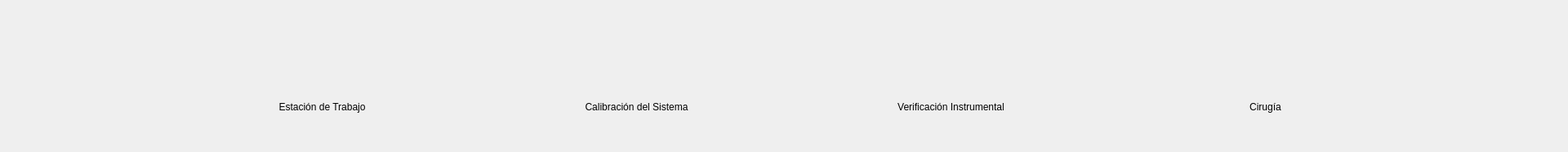
    <widget class="QWidget" name="steps" native="true">
     <property name="sizePolicy">
      <sizepolicy hsizetype="Fixed" vsizetype="Fixed">
       <horstretch>0</horstretch>
       <verstretch>0</verstretch>
      </sizepolicy>
     </property>
     <property name="minimumSize">
      <size>
       <width>1920</width>
       <height>186</height>
      </size>
     </property>
     <property name="maximumSize">
      <size>
       <width>1920</width>
       <height>186</height>
      </size>
     </property>
     <layout class="QVBoxLayout" name="verticalLayout">
      <item>
       <widget class="QWidget" name="steps_top" native="true">
        <property name="sizePolicy">
         <sizepolicy hsizetype="Fixed" vsizetype="Fixed">
          <horstretch>0</horstretch>
          <verstretch>0</verstretch>
         </sizepolicy>
        </property>
        <property name="minimumSize">
         <size>
          <width>1920</width>
          <height>0</height>
         </size>
        </property>
        <property name="maximumSize">
         <size>
          <width>1920</width>
          <height>16777215</height>
         </size>
        </property>
        <layout class="QHBoxLayout" name="horizontalLayout_3">
         <property name="spacing">
          <number>0</number>
         </property>
         <item>
          <spacer name="horizontalSpacer_11">
           <property name="orientation">
            <enum>Qt::Horizontal</enum>
           </property>
           <property name="sizeType">
            <enum>QSizePolicy::Fixed</enum>
           </property>
           <property name="sizeHint" stdset="0">
            <size>
             <width>325</width>
             <height>20</height>
            </size>
           </property>
          </spacer>
         </item>
         <item>
          <widget class="QPushButton" name="pushButton_step_1">
           <property name="sizePolicy">
            <sizepolicy hsizetype="Fixed" vsizetype="Fixed">
             <horstretch>0</horstretch>
             <verstretch>0</verstretch>
            </sizepolicy>
           </property>
           <property name="maximumSize">
            <size>
             <width>114</width>
             <height>124</height>
            </size>
           </property>
           <property name="text">
            <string/>
           </property>
           <property name="icon">
            <iconset resource="NavarQT.qrc">
             <normaloff>:/icons/steps1</normaloff>:/icons/steps1</iconset>
           </property>
           <property name="iconSize">
            <size>
             <width>114</width>
             <height>124</height>
            </size>
           </property>
           <property name="flat">
            <bool>true</bool>
           </property>
          </widget>
         </item>
         <item>
          <widget class="QLabel" name="label_divider_12">
           <property name="sizePolicy">
            <sizepolicy hsizetype="Fixed" vsizetype="Fixed">
             <horstretch>0</horstretch>
             <verstretch>0</verstretch>
            </sizepolicy>
           </property>
           <property name="minimumSize">
            <size>
             <width>271</width>
             <height>0</height>
            </size>
           </property>
           <property name="maximumSize">
            <size>
             <width>272</width>
             <height>16777215</height>
            </size>
           </property>
           <property name="text">
            <string/>
           </property>
           <property name="pixmap">
            <pixmap resource="NavarQT.qrc">:/icons/divider</pixmap>
           </property>
           <property name="alignment">
            <set>Qt::AlignCenter</set>
           </property>
          </widget>
         </item>
         <item>
          <widget class="QPushButton" name="pushButton_step_2">
           <property name="sizePolicy">
            <sizepolicy hsizetype="Fixed" vsizetype="Fixed">
             <horstretch>0</horstretch>
             <verstretch>0</verstretch>
            </sizepolicy>
           </property>
           <property name="maximumSize">
            <size>
             <width>114</width>
             <height>124</height>
            </size>
           </property>
           <property name="text">
            <string/>
           </property>
           <property name="icon">
            <iconset resource="NavarQT.qrc">
             <normaloff>:/icons/steps2</normaloff>:/icons/steps2</iconset>
           </property>
           <property name="iconSize">
            <size>
             <width>114</width>
             <height>124</height>
            </size>
           </property>
           <property name="flat">
            <bool>true</bool>
           </property>
          </widget>
         </item>
         <item>
          <widget class="QLabel" name="label_divider_23">
           <property name="sizePolicy">
            <sizepolicy hsizetype="Fixed" vsizetype="Fixed">
             <horstretch>0</horstretch>
             <verstretch>0</verstretch>
            </sizepolicy>
           </property>
           <property name="minimumSize">
            <size>
             <width>271</width>
             <height>0</height>
            </size>
           </property>
           <property name="maximumSize">
            <size>
             <width>272</width>
             <height>16777215</height>
            </size>
           </property>
           <property name="text">
            <string/>
           </property>
           <property name="pixmap">
            <pixmap resource="NavarQT.qrc">:/icons/divider</pixmap>
           </property>
           <property name="alignment">
            <set>Qt::AlignCenter</set>
           </property>
          </widget>
         </item>
         <item>
          <widget class="QPushButton" name="pushButton_step_3">
           <property name="sizePolicy">
            <sizepolicy hsizetype="Fixed" vsizetype="Fixed">
             <horstretch>0</horstretch>
             <verstretch>0</verstretch>
            </sizepolicy>
           </property>
           <property name="maximumSize">
            <size>
             <width>114</width>
             <height>124</height>
            </size>
           </property>
           <property name="text">
            <string/>
           </property>
           <property name="icon">
            <iconset resource="NavarQT.qrc">
             <normaloff>:/icons/steps3</normaloff>:/icons/steps3</iconset>
           </property>
           <property name="iconSize">
            <size>
             <width>114</width>
             <height>124</height>
            </size>
           </property>
           <property name="flat">
            <bool>true</bool>
           </property>
          </widget>
         </item>
         <item>
          <widget class="QLabel" name="label_divider_34">
           <property name="sizePolicy">
            <sizepolicy hsizetype="Fixed" vsizetype="Fixed">
             <horstretch>0</horstretch>
             <verstretch>0</verstretch>
            </sizepolicy>
           </property>
           <property name="minimumSize">
            <size>
             <width>271</width>
             <height>0</height>
            </size>
           </property>
           <property name="maximumSize">
            <size>
             <width>272</width>
             <height>16777215</height>
            </size>
           </property>
           <property name="text">
            <string/>
           </property>
           <property name="pixmap">
            <pixmap resource="NavarQT.qrc">:/icons/divider</pixmap>
           </property>
           <property name="alignment">
            <set>Qt::AlignCenter</set>
           </property>
          </widget>
         </item>
         <item>
          <widget class="QPushButton" name="pushButton_step_4">
           <property name="sizePolicy">
            <sizepolicy hsizetype="Fixed" vsizetype="Fixed">
             <horstretch>0</horstretch>
             <verstretch>0</verstretch>
            </sizepolicy>
           </property>
           <property name="maximumSize">
            <size>
             <width>114</width>
             <height>124</height>
            </size>
           </property>
           <property name="text">
            <string/>
           </property>
           <property name="icon">
            <iconset resource="NavarQT.qrc">
             <normaloff>:/icons/steps4</normaloff>:/icons/steps4</iconset>
           </property>
           <property name="iconSize">
            <size>
             <width>114</width>
             <height>124</height>
            </size>
           </property>
           <property name="flat">
            <bool>true</bool>
           </property>
          </widget>
         </item>
         <item>
          <spacer name="horizontalSpacer_12">
           <property name="orientation">
            <enum>Qt::Horizontal</enum>
           </property>
           <property name="sizeType">
            <enum>QSizePolicy::Fixed</enum>
           </property>
           <property name="sizeHint" stdset="0">
            <size>
             <width>325</width>
             <height>20</height>
            </size>
           </property>
          </spacer>
         </item>
        </layout>
       </widget>
      </item>
      <item>
       <widget class="QWidget" name="steps_bottom" native="true">
        <property name="sizePolicy">
         <sizepolicy hsizetype="Fixed" vsizetype="Fixed">
          <horstretch>0</horstretch>
          <verstretch>0</verstretch>
         </sizepolicy>
        </property>
        <property name="minimumSize">
         <size>
          <width>1920</width>
          <height>25</height>
         </size>
        </property>
        <property name="maximumSize">
         <size>
          <width>1920</width>
          <height>25</height>
         </size>
        </property>
        <layout class="QHBoxLayout" name="horizontalLayout_4">
         <property name="leftMargin">
          <number>0</number>
         </property>
         <property name="topMargin">
          <number>0</number>
         </property>
         <property name="rightMargin">
          <number>0</number>
         </property>
         <property name="bottomMargin">
          <number>0</number>
         </property>
         <item>
          <spacer name="horizontalSpacer_15">
           <property name="orientation">
            <enum>Qt::Horizontal</enum>
           </property>
           <property name="sizeType">
            <enum>QSizePolicy::Fixed</enum>
           </property>
           <property name="sizeHint" stdset="0">
            <size>
             <width>238</width>
             <height>13</height>
            </size>
           </property>
          </spacer>
         </item>
         <item>
          <widget class="QLabel" name="label_7">
           <property name="sizePolicy">
            <sizepolicy hsizetype="Fixed" vsizetype="Fixed">
             <horstretch>0</horstretch>
             <verstretch>0</verstretch>
            </sizepolicy>
           </property>
           <property name="minimumSize">
            <size>
             <width>291</width>
             <height>20</height>
            </size>
           </property>
           <property name="maximumSize">
            <size>
             <width>291</width>
             <height>20</height>
            </size>
           </property>
           <property name="text">
            <string>Estación de Trabajo</string>
           </property>
           <property name="alignment">
            <set>Qt::AlignCenter</set>
           </property>
          </widget>
         </item>
         <item>
          <spacer name="horizontalSpacer_17">
           <property name="orientation">
            <enum>Qt::Horizontal</enum>
           </property>
           <property name="sizeType">
            <enum>QSizePolicy::Fixed</enum>
           </property>
           <property name="sizeHint" stdset="0">
            <size>
             <width>92</width>
             <height>20</height>
            </size>
           </property>
          </spacer>
         </item>
         <item>
          <widget class="QLabel" name="label_8">
           <property name="sizePolicy">
            <sizepolicy hsizetype="Fixed" vsizetype="Fixed">
             <horstretch>0</horstretch>
             <verstretch>0</verstretch>
            </sizepolicy>
           </property>
           <property name="minimumSize">
            <size>
             <width>291</width>
             <height>20</height>
            </size>
           </property>
           <property name="maximumSize">
            <size>
             <width>291</width>
             <height>20</height>
            </size>
           </property>
           <property name="text">
            <string>Calibración del Sistema</string>
           </property>
           <property name="alignment">
            <set>Qt::AlignCenter</set>
           </property>
          </widget>
         </item>
         <item>
          <spacer name="horizontalSpacer_18">
           <property name="orientation">
            <enum>Qt::Horizontal</enum>
           </property>
           <property name="sizeType">
            <enum>QSizePolicy::Fixed</enum>
           </property>
           <property name="sizeHint" stdset="0">
            <size>
             <width>92</width>
             <height>20</height>
            </size>
           </property>
          </spacer>
         </item>
         <item>
          <widget class="QLabel" name="label_9">
           <property name="sizePolicy">
            <sizepolicy hsizetype="Fixed" vsizetype="Fixed">
             <horstretch>0</horstretch>
             <verstretch>0</verstretch>
            </sizepolicy>
           </property>
           <property name="minimumSize">
            <size>
             <width>291</width>
             <height>20</height>
            </size>
           </property>
           <property name="maximumSize">
            <size>
             <width>291</width>
             <height>20</height>
            </size>
           </property>
           <property name="text">
            <string>Verificación Instrumental</string>
           </property>
           <property name="alignment">
            <set>Qt::AlignCenter</set>
           </property>
          </widget>
         </item>
         <item>
          <spacer name="horizontalSpacer_19">
           <property name="orientation">
            <enum>Qt::Horizontal</enum>
           </property>
           <property name="sizeType">
            <enum>QSizePolicy::Fixed</enum>
           </property>
           <property name="sizeHint" stdset="0">
            <size>
             <width>92</width>
             <height>20</height>
            </size>
           </property>
          </spacer>
         </item>
         <item>
          <widget class="QLabel" name="label_10">
           <property name="sizePolicy">
            <sizepolicy hsizetype="Fixed" vsizetype="Fixed">
             <horstretch>0</horstretch>
             <verstretch>0</verstretch>
            </sizepolicy>
           </property>
           <property name="minimumSize">
            <size>
             <width>291</width>
             <height>20</height>
            </size>
           </property>
           <property name="maximumSize">
            <size>
             <width>291</width>
             <height>20</height>
            </size>
           </property>
           <property name="text">
            <string>Cirugía</string>
           </property>
           <property name="alignment">
            <set>Qt::AlignCenter</set>
           </property>
          </widget>
         </item>
         <item>
          <spacer name="horizontalSpacer_16">
           <property name="orientation">
            <enum>Qt::Horizontal</enum>
           </property>
           <property name="sizeType">
            <enum>QSizePolicy::Fixed</enum>
           </property>
           <property name="sizeHint" stdset="0">
            <size>
             <width>238</width>
             <height>13</height>
            </size>
           </property>
          </spacer>
         </item>
        </layout>
       </widget>
      </item>
     </layout>
    </widget>
